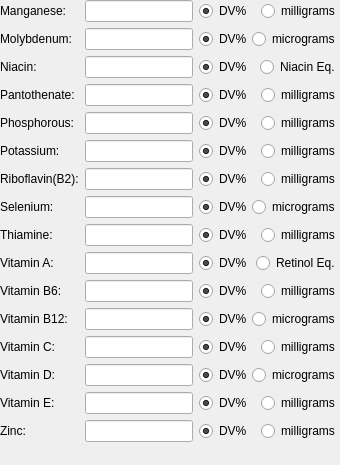
            <widget class="QWidget" name="rightWidget" native="true">
             <property name="sizePolicy">
              <sizepolicy hsizetype="Expanding" vsizetype="Preferred">
               <horstretch>0</horstretch>
               <verstretch>0</verstretch>
              </sizepolicy>
             </property>
             <layout class="QGridLayout" name="gridLayout">
              <property name="leftMargin">
               <number>0</number>
              </property>
              <property name="topMargin">
               <number>0</number>
              </property>
              <property name="rightMargin">
               <number>0</number>
              </property>
              <property name="bottomMargin">
               <number>3</number>
              </property>
              <item row="0" column="0">
               <widget class="QLabel" name="manganeseLabel">
                <property name="text">
                 <string>Manganese:</string>
                </property>
               </widget>
              </item>
              <item row="0" column="1">
               <widget class="QLineEdit" name="manganeseLineEdit"/>
              </item>
              <item row="0" column="2">
               <widget class="QWidget" name="manganeseRadioWidget" native="true">
                <property name="sizePolicy">
                 <sizepolicy hsizetype="Expanding" vsizetype="Expanding">
                  <horstretch>0</horstretch>
                  <verstretch>0</verstretch>
                 </sizepolicy>
                </property>
                <layout class="QGridLayout" name="gridLayout_4">
                 <property name="leftMargin">
                  <number>0</number>
                 </property>
                 <property name="topMargin">
                  <number>0</number>
                 </property>
                 <property name="rightMargin">
                  <number>0</number>
                 </property>
                 <property name="bottomMargin">
                  <number>0</number>
                 </property>
                 <item row="0" column="0">
                  <widget class="QRadioButton" name="manganeseDVRadioButton">
                   <property name="text">
                    <string>DV%</string>
                   </property>
                   <property name="checked">
                    <bool>true</bool>
                   </property>
                  </widget>
                 </item>
                 <item row="0" column="1">
                  <widget class="QRadioButton" name="manganeseMilliRadioButton">
                   <property name="text">
                    <string>milligrams</string>
                   </property>
                  </widget>
                 </item>
                </layout>
               </widget>
              </item>
              <item row="1" column="0">
               <widget class="QLabel" name="molybdenumLabel">
                <property name="text">
                 <string>Molybdenum:</string>
                </property>
               </widget>
              </item>
              <item row="1" column="1">
               <widget class="QLineEdit" name="molybdenumLineEdit"/>
              </item>
              <item row="2" column="1">
               <widget class="QLineEdit" name="niacinLineEdit"/>
              </item>
              <item row="1" column="2">
               <widget class="QWidget" name="molybdenumRadioWidget" native="true">
                <property name="sizePolicy">
                 <sizepolicy hsizetype="Expanding" vsizetype="Expanding">
                  <horstretch>0</horstretch>
                  <verstretch>0</verstretch>
                 </sizepolicy>
                </property>
                <layout class="QHBoxLayout" name="horizontalLayout_34">
                 <property name="spacing">
                  <number>0</number>
                 </property>
                 <property name="leftMargin">
                  <number>0</number>
                 </property>
                 <property name="topMargin">
                  <number>0</number>
                 </property>
                 <property name="rightMargin">
                  <number>0</number>
                 </property>
                 <property name="bottomMargin">
                  <number>0</number>
                 </property>
                 <item>
                  <widget class="QRadioButton" name="molybdenumDVRadioButton">
                   <property name="text">
                    <string>DV%</string>
                   </property>
                   <property name="checked">
                    <bool>true</bool>
                   </property>
                  </widget>
                 </item>
                 <item>
                  <widget class="QRadioButton" name="molybdenumMicroRadioButton">
                   <property name="text">
                    <string>micrograms</string>
                   </property>
                  </widget>
                 </item>
                </layout>
               </widget>
              </item>
              <item row="2" column="0">
               <widget class="QLabel" name="niacinLabel">
                <property name="text">
                 <string>Niacin:</string>
                </property>
               </widget>
              </item>
              <item row="3" column="1">
               <widget class="QLineEdit" name="pantothenateLineEdit"/>
              </item>
              <item row="2" column="2">
               <widget class="QWidget" name="niacinRadioWidget" native="true">
                <property name="sizePolicy">
                 <sizepolicy hsizetype="Expanding" vsizetype="Expanding">
                  <horstretch>0</horstretch>
                  <verstretch>0</verstretch>
                 </sizepolicy>
                </property>
                <layout class="QHBoxLayout" name="horizontalLayout_39">
                 <property name="spacing">
                  <number>0</number>
                 </property>
                 <property name="leftMargin">
                  <number>0</number>
                 </property>
                 <property name="topMargin">
                  <number>0</number>
                 </property>
                 <property name="rightMargin">
                  <number>0</number>
                 </property>
                 <property name="bottomMargin">
                  <number>0</number>
                 </property>
                 <item>
                  <widget class="QRadioButton" name="niacinDVRadioButton">
                   <property name="text">
                    <string>DV%</string>
                   </property>
                   <property name="checked">
                    <bool>true</bool>
                   </property>
                  </widget>
                 </item>
                 <item>
                  <widget class="QRadioButton" name="niacinNERadioButton">
                   <property name="text">
                    <string>Niacin Eq.</string>
                   </property>
                  </widget>
                 </item>
                </layout>
               </widget>
              </item>
              <item row="3" column="0">
               <widget class="QLabel" name="pantothenateLabel">
                <property name="text">
                 <string>Pantothenate:</string>
                </property>
               </widget>
              </item>
              <item row="3" column="2">
               <widget class="QWidget" name="pantothenateRadioWidget" native="true">
                <property name="sizePolicy">
                 <sizepolicy hsizetype="Expanding" vsizetype="Expanding">
                  <horstretch>0</horstretch>
                  <verstretch>0</verstretch>
                 </sizepolicy>
                </property>
                <layout class="QHBoxLayout" name="horizontalLayout_25">
                 <property name="spacing">
                  <number>0</number>
                 </property>
                 <property name="leftMargin">
                  <number>0</number>
                 </property>
                 <property name="topMargin">
                  <number>0</number>
                 </property>
                 <property name="rightMargin">
                  <number>0</number>
                 </property>
                 <property name="bottomMargin">
                  <number>0</number>
                 </property>
                 <item>
                  <widget class="QRadioButton" name="pantothenateDVRadioButton">
                   <property name="text">
                    <string>DV%</string>
                   </property>
                   <property name="checked">
                    <bool>true</bool>
                   </property>
                  </widget>
                 </item>
                 <item>
                  <widget class="QRadioButton" name="pantothenateMilliRadioButton">
                   <property name="text">
                    <string>milligrams</string>
                   </property>
                  </widget>
                 </item>
                </layout>
               </widget>
              </item>
              <item row="4" column="1">
               <widget class="QLineEdit" name="phosphorousLineEdit"/>
              </item>
              <item row="4" column="0">
               <widget class="QLabel" name="phosphorousLabel">
                <property name="text">
                 <string>Phosphorous:</string>
                </property>
               </widget>
              </item>
              <item row="5" column="1">
               <widget class="QLineEdit" name="potassiumLineEdit"/>
              </item>
              <item row="4" column="2">
               <widget class="QWidget" name="phophorousRadioWidget" native="true">
                <property name="sizePolicy">
                 <sizepolicy hsizetype="Expanding" vsizetype="Expanding">
                  <horstretch>0</horstretch>
                  <verstretch>0</verstretch>
                 </sizepolicy>
                </property>
                <layout class="QHBoxLayout" name="horizontalLayout_26">
                 <property name="spacing">
                  <number>0</number>
                 </property>
                 <property name="leftMargin">
                  <number>0</number>
                 </property>
                 <property name="topMargin">
                  <number>0</number>
                 </property>
                 <property name="rightMargin">
                  <number>0</number>
                 </property>
                 <property name="bottomMargin">
                  <number>0</number>
                 </property>
                 <item>
                  <widget class="QRadioButton" name="phosphorousDVRadioButton">
                   <property name="text">
                    <string>DV%</string>
                   </property>
                   <property name="checked">
                    <bool>true</bool>
                   </property>
                  </widget>
                 </item>
                 <item>
                  <widget class="QRadioButton" name="phosphorousMilliRadioButton">
                   <property name="text">
                    <string>milligrams</string>
                   </property>
                  </widget>
                 </item>
                </layout>
               </widget>
              </item>
              <item row="5" column="0">
               <widget class="QLabel" name="potassiumLabel">
                <property name="text">
                 <string>Potassium:</string>
                </property>
               </widget>
              </item>
              <item row="6" column="1">
               <widget class="QLineEdit" name="riboflavinLineEdit"/>
              </item>
              <item row="5" column="2">
               <widget class="QWidget" name="potassiumRadioWidget" native="true">
                <property name="sizePolicy">
                 <sizepolicy hsizetype="Expanding" vsizetype="Expanding">
                  <horstretch>0</horstretch>
                  <verstretch>0</verstretch>
                 </sizepolicy>
                </property>
                <layout class="QHBoxLayout" name="horizontalLayout_27">
                 <property name="spacing">
                  <number>0</number>
                 </property>
                 <property name="leftMargin">
                  <number>0</number>
                 </property>
                 <property name="topMargin">
                  <number>0</number>
                 </property>
                 <property name="rightMargin">
                  <number>0</number>
                 </property>
                 <property name="bottomMargin">
                  <number>0</number>
                 </property>
                 <item>
                  <widget class="QRadioButton" name="potassiumDVRadioButton">
                   <property name="text">
                    <string>DV%</string>
                   </property>
                   <property name="checked">
                    <bool>true</bool>
                   </property>
                  </widget>
                 </item>
                 <item>
                  <widget class="QRadioButton" name="potassiumMilliRadioButton">
                   <property name="text">
                    <string>milligrams</string>
                   </property>
                  </widget>
                 </item>
                </layout>
               </widget>
              </item>
              <item row="6" column="0">
               <widget class="QLabel" name="riboflavinLabel">
                <property name="text">
                 <string>Riboflavin(B2):</string>
                </property>
               </widget>
              </item>
              <item row="7" column="1">
               <widget class="QLineEdit" name="seleniumLineEdit"/>
              </item>
              <item row="6" column="2">
               <widget class="QWidget" name="riboflavinRadioWidget" native="true">
                <property name="sizePolicy">
                 <sizepolicy hsizetype="Expanding" vsizetype="Expanding">
                  <horstretch>0</horstretch>
                  <verstretch>0</verstretch>
                 </sizepolicy>
                </property>
                <layout class="QHBoxLayout" name="horizontalLayout_28">
                 <property name="spacing">
                  <number>0</number>
                 </property>
                 <property name="leftMargin">
                  <number>0</number>
                 </property>
                 <property name="topMargin">
                  <number>0</number>
                 </property>
                 <property name="rightMargin">
                  <number>0</number>
                 </property>
                 <property name="bottomMargin">
                  <number>0</number>
                 </property>
                 <item>
                  <widget class="QRadioButton" name="riboflavinDVRadioButton">
                   <property name="text">
                    <string>DV%</string>
                   </property>
                   <property name="checked">
                    <bool>true</bool>
                   </property>
                  </widget>
                 </item>
                 <item>
                  <widget class="QRadioButton" name="riboflavinMilliRadioButton">
                   <property name="text">
                    <string>milligrams</string>
                   </property>
                  </widget>
                 </item>
                </layout>
               </widget>
              </item>
              <item row="7" column="0">
               <widget class="QLabel" name="seleniumLabel">
                <property name="text">
                 <string>Selenium:</string>
                </property>
               </widget>
              </item>
              <item row="8" column="1">
               <widget class="QLineEdit" name="thiamineLineEdit"/>
              </item>
              <item row="7" column="2">
               <widget class="QWidget" name="seleniumRadioWidget" native="true">
                <property name="sizePolicy">
                 <sizepolicy hsizetype="Expanding" vsizetype="Expanding">
                  <horstretch>0</horstretch>
                  <verstretch>0</verstretch>
                 </sizepolicy>
                </property>
                <layout class="QHBoxLayout" name="horizontalLayout_35">
                 <property name="spacing">
                  <number>0</number>
                 </property>
                 <property name="leftMargin">
                  <number>0</number>
                 </property>
                 <property name="topMargin">
                  <number>0</number>
                 </property>
                 <property name="rightMargin">
                  <number>0</number>
                 </property>
                 <property name="bottomMargin">
                  <number>0</number>
                 </property>
                 <item>
                  <widget class="QRadioButton" name="seleniumDVRadioButton">
                   <property name="text">
                    <string>DV%</string>
                   </property>
                   <property name="checked">
                    <bool>true</bool>
                   </property>
                  </widget>
                 </item>
                 <item>
                  <widget class="QRadioButton" name="seleniumMicroRadioButton">
                   <property name="text">
                    <string>micrograms</string>
                   </property>
                  </widget>
                 </item>
                </layout>
               </widget>
              </item>
              <item row="8" column="0">
               <widget class="QLabel" name="thiamineLabel">
                <property name="text">
                 <string>Thiamine:</string>
                </property>
               </widget>
              </item>
              <item row="9" column="1">
               <widget class="QLineEdit" name="vitaminALineEdit"/>
              </item>
              <item row="8" column="2">
               <widget class="QWidget" name="thiamineRadioWidget" native="true">
                <property name="sizePolicy">
                 <sizepolicy hsizetype="Expanding" vsizetype="Expanding">
                  <horstretch>0</horstretch>
                  <verstretch>0</verstretch>
                 </sizepolicy>
                </property>
                <layout class="QHBoxLayout" name="horizontalLayout_29">
                 <property name="spacing">
                  <number>0</number>
                 </property>
                 <property name="leftMargin">
                  <number>0</number>
                 </property>
                 <property name="topMargin">
                  <number>0</number>
                 </property>
                 <property name="rightMargin">
                  <number>0</number>
                 </property>
                 <property name="bottomMargin">
                  <number>0</number>
                 </property>
                 <item>
                  <widget class="QRadioButton" name="thiamineDVRadioButton">
                   <property name="text">
                    <string>DV%</string>
                   </property>
                   <property name="checked">
                    <bool>true</bool>
                   </property>
                  </widget>
                 </item>
                 <item>
                  <widget class="QRadioButton" name="thiamineMilliRadioButton">
                   <property name="text">
                    <string>milligrams</string>
                   </property>
                  </widget>
                 </item>
                </layout>
               </widget>
              </item>
              <item row="9" column="0">
               <widget class="QLabel" name="vitaminALabel">
                <property name="text">
                 <string>Vitamin A:</string>
                </property>
               </widget>
              </item>
              <item row="10" column="1">
               <widget class="QLineEdit" name="vitaminB6LineEdit"/>
              </item>
              <item row="9" column="2">
               <widget class="QWidget" name="vitaminARadioWidget" native="true">
                <property name="sizePolicy">
                 <sizepolicy hsizetype="Expanding" vsizetype="Expanding">
                  <horstretch>0</horstretch>
                  <verstretch>0</verstretch>
                 </sizepolicy>
                </property>
                <layout class="QHBoxLayout" name="horizontalLayout_38">
                 <property name="spacing">
                  <number>0</number>
                 </property>
                 <property name="leftMargin">
                  <number>0</number>
                 </property>
                 <property name="topMargin">
                  <number>0</number>
                 </property>
                 <property name="rightMargin">
                  <number>0</number>
                 </property>
                 <property name="bottomMargin">
                  <number>0</number>
                 </property>
                 <item>
                  <widget class="QRadioButton" name="vitaminADVRadioButton">
                   <property name="text">
                    <string>DV%</string>
                   </property>
                   <property name="checked">
                    <bool>true</bool>
                   </property>
                  </widget>
                 </item>
                 <item>
                  <widget class="QRadioButton" name="vitaminARERadioButton">
                   <property name="text">
                    <string>Retinol Eq.</string>
                   </property>
                  </widget>
                 </item>
                </layout>
               </widget>
              </item>
              <item row="10" column="0">
               <widget class="QLabel" name="vitaminB6Label">
                <property name="text">
                 <string>Vitamin B6:</string>
                </property>
               </widget>
              </item>
              <item row="11" column="1">
               <widget class="QLineEdit" name="vitaminB12LineEdit"/>
              </item>
              <item row="10" column="2">
               <widget class="QWidget" name="vitaminB6RadioWidget" native="true">
                <property name="sizePolicy">
                 <sizepolicy hsizetype="Expanding" vsizetype="Expanding">
                  <horstretch>0</horstretch>
                  <verstretch>0</verstretch>
                 </sizepolicy>
                </property>
                <layout class="QHBoxLayout" name="horizontalLayout_30">
                 <property name="spacing">
                  <number>0</number>
                 </property>
                 <property name="leftMargin">
                  <number>0</number>
                 </property>
                 <property name="topMargin">
                  <number>0</number>
                 </property>
                 <property name="rightMargin">
                  <number>0</number>
                 </property>
                 <property name="bottomMargin">
                  <number>0</number>
                 </property>
                 <item>
                  <widget class="QRadioButton" name="vitaminB6DVRadioButton">
                   <property name="text">
                    <string>DV%</string>
                   </property>
                   <property name="checked">
                    <bool>true</bool>
                   </property>
                  </widget>
                 </item>
                 <item>
                  <widget class="QRadioButton" name="vitaminB6MilliRadioButton">
                   <property name="text">
                    <string>milligrams</string>
                   </property>
                  </widget>
                 </item>
                </layout>
               </widget>
              </item>
              <item row="11" column="0">
               <widget class="QLabel" name="vitaminB12Label">
                <property name="text">
                 <string>Vitamin B12:</string>
                </property>
               </widget>
              </item>
              <item row="12" column="1">
               <widget class="QLineEdit" name="vitaminCLineEdit"/>
              </item>
              <item row="11" column="2">
               <widget class="QWidget" name="vitaminB12RadioWidget" native="true">
                <property name="sizePolicy">
                 <sizepolicy hsizetype="Expanding" vsizetype="Expanding">
                  <horstretch>0</horstretch>
                  <verstretch>0</verstretch>
                 </sizepolicy>
                </property>
                <layout class="QHBoxLayout" name="horizontalLayout_36">
                 <property name="spacing">
                  <number>0</number>
                 </property>
                 <property name="leftMargin">
                  <number>0</number>
                 </property>
                 <property name="topMargin">
                  <number>0</number>
                 </property>
                 <property name="rightMargin">
                  <number>0</number>
                 </property>
                 <property name="bottomMargin">
                  <number>0</number>
                 </property>
                 <item>
                  <widget class="QRadioButton" name="vitaminB12DVRadioButton">
                   <property name="text">
                    <string>DV%</string>
                   </property>
                   <property name="checked">
                    <bool>true</bool>
                   </property>
                  </widget>
                 </item>
                 <item>
                  <widget class="QRadioButton" name="vitaminB12MicroRadioButton">
                   <property name="text">
                    <string>micrograms</string>
                   </property>
                  </widget>
                 </item>
                </layout>
               </widget>
              </item>
              <item row="12" column="0">
               <widget class="QLabel" name="vitaminCLabel">
                <property name="text">
                 <string>Vitamin C:</string>
                </property>
               </widget>
              </item>
              <item row="13" column="1">
               <widget class="QLineEdit" name="vitaminDLineEdit"/>
              </item>
              <item row="12" column="2">
               <widget class="QWidget" name="vitaminCRadioWidget" native="true">
                <property name="sizePolicy">
                 <sizepolicy hsizetype="Expanding" vsizetype="Expanding">
                  <horstretch>0</horstretch>
                  <verstretch>0</verstretch>
                 </sizepolicy>
                </property>
                <layout class="QHBoxLayout" name="horizontalLayout_31">
                 <property name="spacing">
                  <number>0</number>
                 </property>
                 <property name="leftMargin">
                  <number>0</number>
                 </property>
                 <property name="topMargin">
                  <number>0</number>
                 </property>
                 <property name="rightMargin">
                  <number>0</number>
                 </property>
                 <property name="bottomMargin">
                  <number>0</number>
                 </property>
                 <item>
                  <widget class="QRadioButton" name="vitaminCDVRadioButton">
                   <property name="text">
                    <string>DV%</string>
                   </property>
                   <property name="checked">
                    <bool>true</bool>
                   </property>
                  </widget>
                 </item>
                 <item>
                  <widget class="QRadioButton" name="vitaminCMilliRadioButton">
                   <property name="text">
                    <string>milligrams</string>
                   </property>
                  </widget>
                 </item>
                </layout>
               </widget>
              </item>
              <item row="13" column="0">
               <widget class="QLabel" name="vitaminDLabel">
                <property name="text">
                 <string>Vitamin D:</string>
                </property>
               </widget>
              </item>
              <item row="14" column="1">
               <widget class="QLineEdit" name="vitaminELineEdit"/>
              </item>
              <item row="13" column="2">
               <widget class="QWidget" name="vitaminDRadioWidget" native="true">
                <property name="sizePolicy">
                 <sizepolicy hsizetype="Expanding" vsizetype="Expanding">
                  <horstretch>0</horstretch>
                  <verstretch>0</verstretch>
                 </sizepolicy>
                </property>
                <layout class="QHBoxLayout" name="horizontalLayout_37">
                 <property name="spacing">
                  <number>0</number>
                 </property>
                 <property name="leftMargin">
                  <number>0</number>
                 </property>
                 <property name="topMargin">
                  <number>0</number>
                 </property>
                 <property name="rightMargin">
                  <number>0</number>
                 </property>
                 <property name="bottomMargin">
                  <number>0</number>
                 </property>
                 <item>
                  <widget class="QRadioButton" name="vitaminDDVRadioButton">
                   <property name="text">
                    <string>DV%</string>
                   </property>
                   <property name="checked">
                    <bool>true</bool>
                   </property>
                  </widget>
                 </item>
                 <item>
                  <widget class="QRadioButton" name="vitaminDMicroRadioButton">
                   <property name="text">
                    <string>micrograms</string>
                   </property>
                  </widget>
                 </item>
                </layout>
               </widget>
              </item>
              <item row="14" column="0">
               <widget class="QLabel" name="vitaminELabel">
                <property name="text">
                 <string>Vitamin E:</string>
                </property>
               </widget>
              </item>
              <item row="15" column="1">
               <widget class="QLineEdit" name="zincLineEdit"/>
              </item>
              <item row="14" column="2">
               <widget class="QWidget" name="vitaminERadioWidget" native="true">
                <property name="sizePolicy">
                 <sizepolicy hsizetype="Expanding" vsizetype="Expanding">
                  <horstretch>0</horstretch>
                  <verstretch>0</verstretch>
                 </sizepolicy>
                </property>
                <layout class="QHBoxLayout" name="horizontalLayout_33">
                 <property name="spacing">
                  <number>0</number>
                 </property>
                 <property name="leftMargin">
                  <number>0</number>
                 </property>
                 <property name="topMargin">
                  <number>0</number>
                 </property>
                 <property name="rightMargin">
                  <number>0</number>
                 </property>
                 <property name="bottomMargin">
                  <number>0</number>
                 </property>
                 <item>
                  <widget class="QRadioButton" name="vitaminEDVRadioButton">
                   <property name="text">
                    <string>DV%</string>
                   </property>
                   <property name="checked">
                    <bool>true</bool>
                   </property>
                  </widget>
                 </item>
                 <item>
                  <widget class="QRadioButton" name="vitaminEMilliRadioButton">
                   <property name="text">
                    <string>milligrams</string>
                   </property>
                  </widget>
                 </item>
                </layout>
               </widget>
              </item>
              <item row="15" column="0">
               <widget class="QLabel" name="zincLabel">
                <property name="text">
                 <string>Zinc:</string>
                </property>
               </widget>
              </item>
              <item row="15" column="2">
               <widget class="QWidget" name="zincRadioWidget" native="true">
                <property name="sizePolicy">
                 <sizepolicy hsizetype="Expanding" vsizetype="Expanding">
                  <horstretch>0</horstretch>
                  <verstretch>0</verstretch>
                 </sizepolicy>
                </property>
                <layout class="QHBoxLayout" name="horizontalLayout_32">
                 <property name="spacing">
                  <number>0</number>
                 </property>
                 <property name="leftMargin">
                  <number>0</number>
                 </property>
                 <property name="topMargin">
                  <number>0</number>
                 </property>
                 <property name="rightMargin">
                  <number>0</number>
                 </property>
                 <property name="bottomMargin">
                  <number>0</number>
                 </property>
                 <item>
                  <widget class="QRadioButton" name="zincDVRadioButton">
                   <property name="text">
                    <string>DV%</string>
                   </property>
                   <property name="checked">
                    <bool>true</bool>
                   </property>
                  </widget>
                 </item>
                 <item>
                  <widget class="QRadioButton" name="zincMilliRadioButton">
                   <property name="text">
                    <string>milligrams</string>
                   </property>
                  </widget>
                 </item>
                </layout>
               </widget>
              </item>
              <item row="16" column="0">
               <widget class="QLabel" name="spacerLabel_2">
                <property name="enabled">
                 <bool>false</bool>
                </property>
                <property name="text">
                 <string/>
                </property>
               </widget>
              </item>
             </layout>
            </widget>
